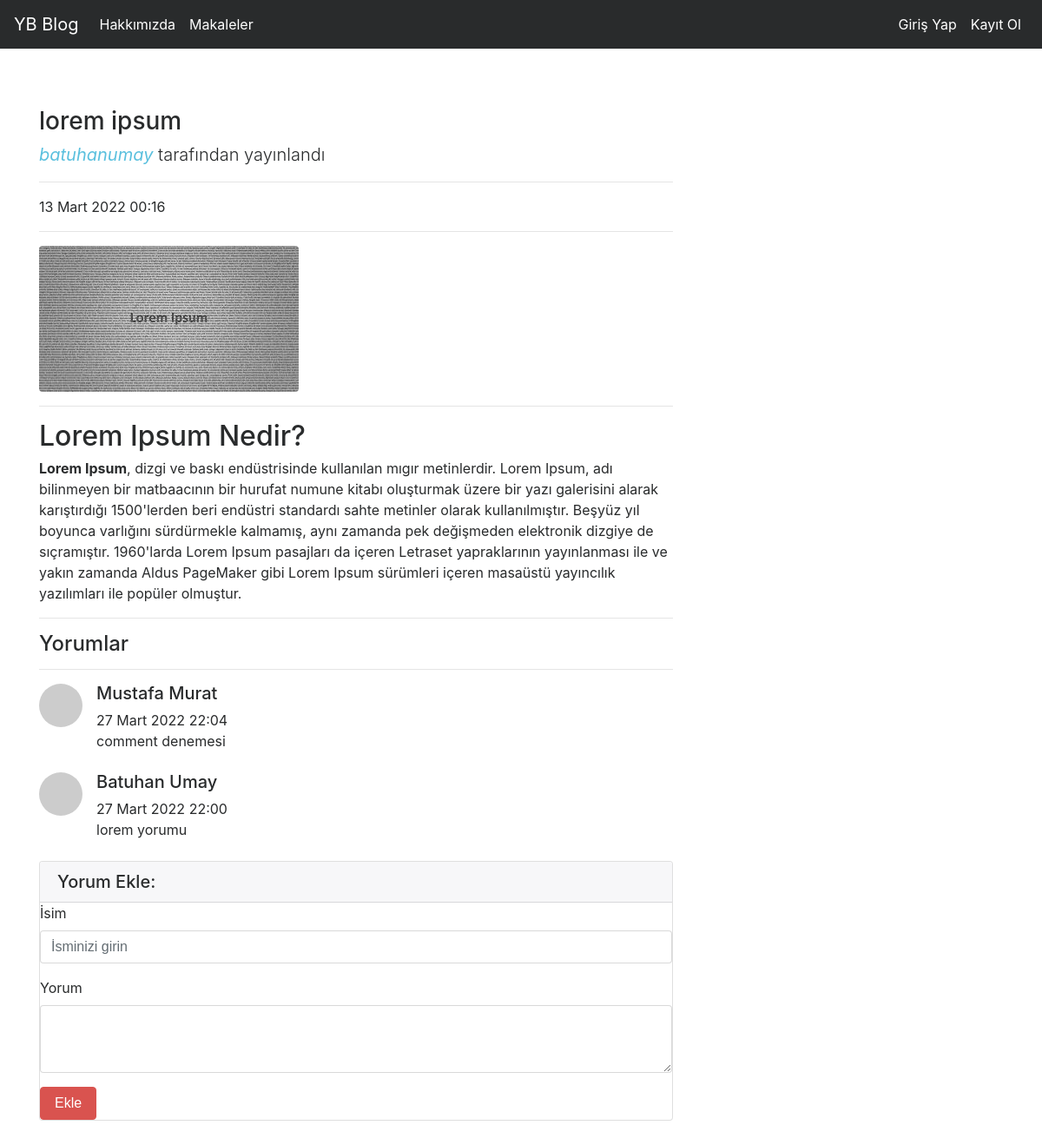
Page /articles/article/4 on the committed database.
### article/models.py (models this page shows, shortened)
class Article(models.Model):
    author = models.ForeignKey("auth.User", on_delete = models.CASCADE, verbose_name="Yazar")
    title = models.CharField(max_length=50, verbose_name="Başlık")
    content = RichTextField()
    created_date = models.DateTimeField(auto_now_add=True, verbose_name="Oluşturulma Tarihi")
    article_image = models.FileField(blank=True, null=True, verbose_name="Makaleye Fotoğraf Ekleyin")
    class Meta:
        ordering = ['-created_date'] #- olması başında en son eklenen makale ilk gösterilecek demek

class Comment(models.Model):
    article = models.ForeignKey(Article, on_delete=models.CASCADE, verbose_name="Makale", related_name = "comments")
    comment_author = models.CharField(max_length=50, verbose_name="İsim")
    comment_content = models.CharField(max_length = 200, verbose_name="Yorum")
    comment_date = models.DateTimeField(auto_now_add=True)
    class Meta:
        ordering = ['-comment_date']

### article/views.py (the view)
# urls.py: path('article/<int:id>', views.detail, name='detail'),
def detail(request, id):
    article = get_object_or_404(Article, id = id)
    comments = article.comments.all() #related_name = 'comments' dediğimiz için
    return render(request, "detail.html", {"article":article, "comments":comments})

### templates/detail.html (shortened to what this page needs)
{% extends "layout.html" %}
{% block body %}
<div class="row">
    <div class="col-lg-8">
        <h3 class="mt-4">{{article.title}}</h3>
        <p class="lead">
            <b class="text-info"><i>{{article.author}}</i></b> tarafından yayınlandı
        </p>
        <hr>
        <p>{{article.created_date}}</p>
        <hr>
        {% if article.article_image %}
        <img class="img-fluid rounded" src="{{article.article_image.url}}" alt="">
        {% endif %}
        <hr>
        <p class="lead">
            {{article.content|safe}}
        </p>
        <hr>
        <h4>Yorumlar</h4>
        <hr>
        {% if comments %}
            {% for comment in comments %}
                <div class="media mb-4">
                    <img class="d-flex mr-3 rounded-circle" src="https://placehold.co/50x50" alt="">
                    <div class="media-body">
                        <h5 class="mt-0">{{comment.comment_author}}</h5>
                        {{comment.comment_date}}
                        <br>
                        {{comment.comment_content}}
                    </div>
                </div>
            {% endfor %}
        {% else %}
        <div class="alert alert-danger">
            Bu makaleye herhangi bir yorum yazılmamış, ilk yorum yapan siz olun
        </div>
        {% endif %}
        <div class="card my-4">
            <h5 class="card-header">Yorum Ekle:</h5>
            <div class="card-body">
                <form method="post" action="{% url 'article:comment' article.id %}">
                    <div class="form-group">
                        <label for="formGroupExampleInput">İsim</label>
                        <input name="comment_author" type="text" class="form-control" id="formGroupExampleInput"
                            placeholder="İsminizi girin">
                    </div>
                    <div class="form-group">
                        <label for="formGroupExampleInput">Yorum</label>
                        <textarea name="comment_content" class="form-control" rows="3"></textarea>
                    </div>
                    <button type="submit" class="btn btn-danger">Ekle</button>
                </form>
            </div>
        </div>
    </div>
</div>
{% endblock  %}

### rows in the picture
Article: title "lorem ipsum", author "batuhanumay", created_date "13 Mart 2022 00:16", article_image (picture), content "Lorem Ipsum Nedir? Lorem Ipsum , dizgi ve baskı endüstrisinde kullanılan mıgır metinlerdir. Lorem Ipsum, adı bilinmeyen bir matbaacının bir hurufat numune kitabı oluşturmak üzere bir yazı galerisini alarak karıştırdığı 1500'lerden beri endüstri standardı sahte metinler olarak kullanılmıştır. Beşyüz yıl boyunca varlığını sürdürmekle kalmamış, aynı zamanda pek değişmeden elektronik dizgiye de sıçramıştır. 1960'larda Lorem Ipsum pasajları da içeren Letraset yapraklarının yayınlanması ile ve yakın zamanda Aldus PageMaker gibi Lorem Ipsum sürümleri içeren masaüstü yayıncılık yazılımları ile popüler olmuştur."
Comment: comment_author "Mustafa Murat", comment_date "27 Mart 2022 22:04", comment_content "comment denemesi"
Comment: comment_author "Batuhan Umay", comment_date "27 Mart 2022 22:00", comment_content "lorem yorumu"
